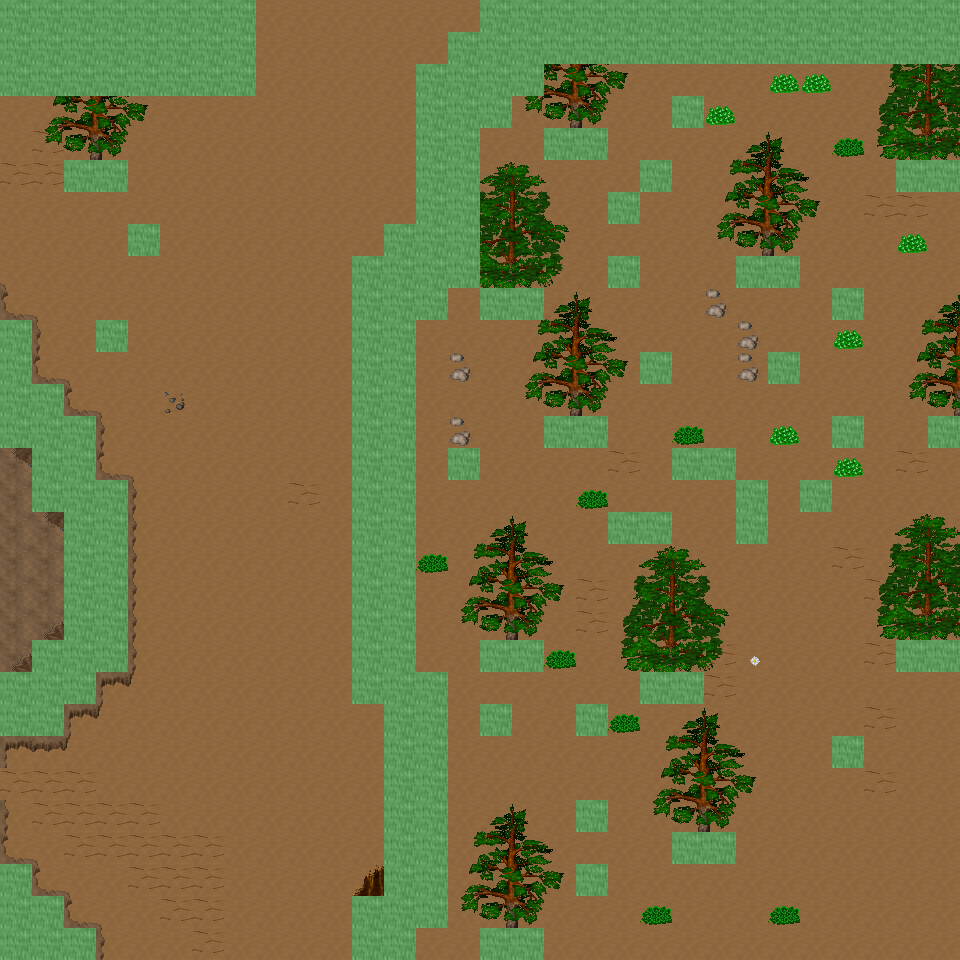

This game map was drawn from its Tiled (.tmx) file and the tilesets committed beside it. A one-line description and the trimmed map source follow:
An orthogonal 30x30 tile map with 32x32 px tiles, 6 tile layers (Ground, Object, Object2, Above, ...), 57 tilesets and 6 objects (6x mapExit).

<map version="1.0" orientation="orthogonal" renderorder="right-down" width="30" height="30" tilewidth="32" tileheight="32" nextobjectid="7">
  <tileset firstgid="1" name="tileset_ground_ground" tilewidth="32" tileheight="32" tilecount="33" columns="3">
    <image source="../drawable/tileset_ground_ground.png" width="96" height="352" />
  </tileset>
  <tileset firstgid="34" name="tileset_ground_ice_ice" tilewidth="32" tileheight="32" tilecount="3" columns="3">
    <image source="../drawable/tileset_ground_ice_ice.png" width="96" height="32" />
  </tileset>
  <tileset firstgid="37" name="tileset_ground_indoor_brown_hole" tilewidth="32" tileheight="32" tilecount="56" columns="7">
    <image source="../drawable/tileset_ground_indoor_brown_hole.png" width="224" height="256" />
  </tileset>
  <tileset firstgid="93" name="tileset_ground_earth_edges" tilewidth="32" tileheight="32" tilecount="18" columns="6">
    <image source="../drawable/tileset_ground_earth_edges.png" width="192" height="96" />
  </tileset>
  <tileset firstgid="111" name="tileset_ground_rock_pebbles" tilewidth="32" tileheight="32" tilecount="3" columns="1">
    <image source="../drawable/tileset_ground_rock_pebbles.png" width="32" height="96" />
  </tileset>
  <tileset firstgid="114" name="tileset_item_corpse_huge_animal" tilewidth="32" tileheight="32" tilecount="16" columns="2">
    <image source="../drawable/tileset_item_corpse_huge_animal.png" width="64" height="256" />
  </tileset>
  <tileset firstgid="130" name="tileset_plant_flower_daisy_white" tilewidth="32" tileheight="32" tilecount="8" columns="2">
    <image source="../drawable/tileset_plant_flower_daisy_white.png" width="64" height="128" />
  </tileset>
  <tileset firstgid="138" name="tileset_ground_ridge_earth_dark" tilewidth="32" tileheight="32" tilecount="96" columns="12">
    <image source="../drawable/tileset_ground_ridge_earth_dark.png" width="384" height="256" />
  </tileset>
  <tileset firstgid="234" name="tileset_ground_grass_edges" tilewidth="32" tileheight="32" tilecount="36" columns="12">
    <image source="../drawable/tileset_ground_grass_edges.png" width="384" height="96" />
  </tileset>
  <tileset firstgid="270" name="tileset_ground_ridge_ice_2" tilewidth="32" tileheight="32" tilecount="42" columns="7">
    <image source="../drawable/tileset_ground_ridge_ice_2.png" width="224" height="192" />
  </tileset>
  <tileset firstgid="312" name="tileset_ground_ice_glacier" tilewidth="32" tileheight="32" tilecount="1" columns="1">
    <image source="../drawable/tileset_ground_ice_glacier.png" width="32" height="32" />
  </tileset>
  <tileset firstgid="313" name="tileset_plant_bush_large_brown" tilewidth="32" tileheight="32" tilecount="9" columns="3">
    <image source="../drawable/tileset_plant_bush_large_brown.png" width="96" height="96" />
  </tileset>
  <tileset firstgid="322" name="tileset_ground_ridge_ice" tilewidth="32" tileheight="32" tilecount="42" columns="7">
    <image source="../drawable/tileset_ground_ridge_ice.png" width="224" height="192" />
  </tileset>
  <tileset firstgid="364" name="tileset_plant_bush_various_small" tilewidth="32" tileheight="32" tilecount="9" columns="3">
    <image source="../drawable/tileset_plant_bush_various_small.png" width="96" height="96" />
  </tileset>
  <tileset firstgid="373" name="tileset_ground_rock_rocks_2" tilewidth="32" tileheight="32" tilecount="4" columns="2">
    <image source="../drawable/tileset_ground_rock_rocks_2.png" width="64" height="64" />
  </tileset>
  <tileset firstgid="377" name="tileset_ground_brown_2" tilewidth="32" tileheight="32" tilecount="2" columns="1">
    <image source="../drawable/tileset_ground_brown_2.png" width="32" height="64" />
  </tileset>
  <tileset firstgid="379" name="tileset_plant_bush_large_green" tilewidth="32" tileheight="32" tilecount="9" columns="3">
    <image source="../drawable/tileset_plant_bush_large_green.png" width="96" height="96" />
  </tileset>
  <tileset firstgid="388" name="tileset_plant_grasses" tilewidth="32" tileheight="32" tilecount="6" columns="3">
    <image source="../drawable/tileset_plant_grasses.png" width="96" height="64" />
  </tileset>
  <tileset firstgid="394" name="tileset_furniture_table_long_side_on_pale" tilewidth="32" tileheight="32" tilecount="3" columns="3">
    <image source="../drawable/tileset_furniture_table_long_side_on_pale.png" width="96" height="32" />
  </tileset>
  <tileset firstgid="397" name="tileset_item_blood_nsew_stains" tilewidth="32" tileheight="32" tilecount="4" columns="2">
    <image source="../drawable/tileset_item_blood_nsew_stains.png" width="64" height="64" />
  </tileset>
  <tileset firstgid="401" name="tileset_item_blood_floor_stains_2" tilewidth="32" tileheight="32" tilecount="4" columns="2">
    <image source="../drawable/tileset_item_blood_floor_stains_2.png" width="64" height="64" />
  </tileset>
  <tileset firstgid="405" name="tileset_item_statue_grey_stone" tilewidth="32" tileheight="32" tilecount="4" columns="2">
    <image source="../drawable/tileset_item_statue_grey_stone.png" width="64" height="64" />
  </tileset>
  <tileset firstgid="409" name="tileset_item_statue_cross" tilewidth="32" tileheight="32" tilecount="1" columns="1">
    <image source="../drawable/tileset_item_statue_cross.png" width="32" height="32" />
  </tileset>
  <tileset firstgid="410" name="tileset_item_button_gold" tilewidth="32" tileheight="32" tilecount="2" columns="2">
    <image source="../drawable/tileset_item_button_gold.png" width="64" height="32" />
  </tileset>
  <tileset firstgid="412" name="tileset_ground_rock_green_crystal" tilewidth="32" tileheight="32" tilecount="9" columns="3">
    <image source="../drawable/tileset_ground_rock_green_crystal.png" width="96" height="96" />
  </tileset>
  <tileset firstgid="421" name="tileset_item_statue_metal_and_stone" tilewidth="32" tileheight="32" tilecount="6" columns="3">
    <image source="../drawable/tileset_item_statue_metal_and_stone.png" width="96" height="64" />
  </tileset>
  <tileset firstgid="427" name="tileset_ground_ladder_horizontal_pale" tilewidth="32" tileheight="32" tilecount="3" columns="1">
    <image source="../drawable/tileset_ground_ladder_horizontal_pale.png" width="32" height="96" />
  </tileset>
  <tileset firstgid="430" name="tileset_building_fence_fence_chunky" tilewidth="32" tileheight="32" tilecount="21" columns="3">
    <image source="../drawable/tileset_building_fence_fence_chunky.png" width="96" height="224" />
  </tileset>
  <tileset firstgid="451" name="tileset_plant_bush_bushes" tilewidth="32" tileheight="32" tilecount="10" columns="5">
    <image source="../drawable/tileset_plant_bush_bushes.png" width="160" height="64" />
  </tileset>
  <tileset firstgid="461" name="tileset_item_blood_floor_stain" tilewidth="32" tileheight="32" tilecount="1" columns="1">
    <image source="../drawable/tileset_item_blood_floor_stain.png" width="32" height="32" />
  </tileset>
  <tileset firstgid="462" name="tileset_item_corpse_skull_dark" tilewidth="32" tileheight="32" tilecount="2" columns="2">
    <image source="../drawable/tileset_item_corpse_skull_dark.png" width="64" height="32" />
  </tileset>
  <tileset firstgid="464" name="tileset_logic_creature_human" tilewidth="32" tileheight="32" tilecount="5" columns="5">
    <image source="../drawable/tileset_logic_creature_human.png" width="160" height="32" />
  </tileset>
  <tileset firstgid="469" name="tileset_logic_creature_elemental" tilewidth="32" tileheight="32" tilecount="16" columns="8">
    <image source="../drawable/tileset_logic_creature_elemental.png" width="256" height="64" />
  </tileset>
  <tileset firstgid="485" name="tileset_logic_creature_undead" tilewidth="32" tileheight="32" tilecount="16" columns="8">
    <image source="../drawable/tileset_logic_creature_undead.png" width="256" height="64" />
  </tileset>
  <tileset firstgid="501" name="tileset_logic_item_sheepfood" tilewidth="32" tileheight="32" tilecount="1" columns="1">
    <image source="../drawable/tileset_logic_item_sheepfood.png" width="32" height="32" />
  </tileset>
  <tileset firstgid="502" name="tileset_logic_creature_sheep" tilewidth="32" tileheight="32" tilecount="1" columns="1">
    <image source="../drawable/tileset_logic_creature_sheep.png" width="32" height="32" />
  </tileset>
  <tileset firstgid="503" name="tileset_logic_collision" tilewidth="32" tileheight="32" tilecount="1" columns="1">
    <image source="../drawable/tileset_logic_collision.png" width="32" height="32" />
  </tileset>
  <tileset firstgid="504" name="tileset_plant_tree_taller_trees" tilewidth="32" tileheight="32" tilecount="32" columns="8">
    <image source="../drawable/tileset_plant_tree_taller_trees.png" width="256" height="128" />
  </tileset>
  <tileset firstgid="536" name="tileset_building_wall_int_clay" tilewidth="32" tileheight="32" tilecount="100" columns="10">
    <image source="../drawable/tileset_building_wall_int_clay.png" width="320" height="320" />
  </tileset>
  <tileset firstgid="636" name="tileset_plant_tree_pine_tree" tilewidth="32" tileheight="32" tilecount="20" columns="4">
    <image source="../drawable/tileset_plant_tree_pine_tree.png" width="128" height="160" />
  </tileset>
  <tileset firstgid="656" name="tileset_plant_tree_pine_tree_1" tilewidth="32" tileheight="32" tilecount="20" columns="4">
    <image source="../drawable/tileset_plant_tree_pine_tree_1.png" width="128" height="160" />
  </tileset>
  <tileset firstgid="676" name="tileset_plant_stump_hollow_logs" tilewidth="32" tileheight="32" tilecount="6" columns="3">
    <image source="../drawable/tileset_plant_stump_hollow_logs.png" width="96" height="64" />
  </tileset>
  <tileset firstgid="682" name="tileset_plant_stump_small_stump" tilewidth="32" tileheight="32" tilecount="4" columns="2">
    <image source="../drawable/tileset_plant_stump_small_stump.png" width="64" height="64" />
  </tileset>
  <tileset firstgid="686" name="tileset_plant_stump_stump_snow1" tilewidth="32" tileheight="32" tilecount="2" columns="2">
    <image source="../drawable/tileset_plant_stump_stump_snow1.png" width="64" height="32" />
  </tileset>
  <tileset firstgid="688" name="tileset_plant_stump_stump_snow" tilewidth="32" tileheight="32" tilecount="2" columns="2">
    <image source="../drawable/tileset_plant_stump_stump_snow.png" width="64" height="32" />
  </tileset>
  <tileset firstgid="690" name="tileset_building_decoration_rocks" tilewidth="32" tileheight="32" tilecount="6" columns="3">
    <image source="../drawable/tileset_building_decoration_rocks.png" width="96" height="64" />
  </tileset>
  <tileset firstgid="696" name="tileset_ground_rock_rocks" tilewidth="32" tileheight="32" tilecount="4" columns="2">
    <image source="../drawable/tileset_ground_rock_rocks.png" width="64" height="64" />
  </tileset>
  <tileset firstgid="700" name="tileset_ground_grass_corners" tilewidth="32" tileheight="32" tilecount="24" columns="6">
    <image source="../drawable/tileset_ground_grass_corners.png" width="192" height="128" />
  </tileset>
  <tileset firstgid="724" name="tileset_plant_lily_pads" tilewidth="32" tileheight="32" tilecount="2" columns="1">
    <image source="../drawable/tileset_plant_lily_pads.png" width="32" height="64" />
  </tileset>
  <tileset firstgid="726" name="tileset_plant_tree_snow_on_pine" tilewidth="32" tileheight="32" tilecount="20" columns="4">
    <image source="../drawable/tileset_plant_tree_snow_on_pine.png" width="128" height="160" />
  </tileset>
  <tileset firstgid="746" name="tileset_ground_stonecircle" tilewidth="32" tileheight="32" tilecount="81" columns="9">
    <image source="../drawable/tileset_ground_stonecircle.png" width="288" height="288" />
  </tileset>
  <tileset firstgid="827" name="tileset_object_rotating_crystal" tilewidth="32" tileheight="32" tilecount="48" columns="8">
    <image source="../drawable/tileset_object_rotating_crystal.png" width="256" height="192" />
  </tileset>
  <tileset firstgid="875" name="tileset_light_white_1x1" tilewidth="32" tileheight="32" tilecount="1" columns="1">
    <image source="../drawable/tileset_light_white_1x1.png" width="32" height="32" />
  </tileset>
  <tileset firstgid="876" name="tileset_light_light_5x5" tilewidth="32" tileheight="32" tilecount="25" columns="5">
    <image source="../drawable/tileset_light_light_5x5.png" width="160" height="160" />
  </tileset>
  <tileset firstgid="901" name="tileset_logic_creature_fowl" tilewidth="32" tileheight="32" tilecount="6" columns="6">
    <image source="../drawable/tileset_logic_creature_fowl.png" width="192" height="32" />
  </tileset>
  <tileset firstgid="907" name="tileset_building_wall_int_sandstone" tilewidth="32" tileheight="32" tilecount="15" columns="3">
    <image source="../drawable/tileset_building_wall_int_sandstone.png" width="96" height="160" />
  </tileset>
  <tileset firstgid="922" name="tileset_logic_creature_animal" tilewidth="32" tileheight="32" tilecount="32" columns="8">
    <image source="../drawable/tileset_logic_creature_animal.png" width="256" height="128" />
  </tileset>
  <layer name="Ground" width="30" height="30">
    <data>[900 cells, 900 non-empty, 2 distinct tile ids]</data>
  </layer>
  <layer name="Object" width="30" height="30">
    <data>[900 cells, 295 non-empty, 56 distinct tile ids]</data>
  </layer>
  <layer name="Object2" width="30" height="30">
    <data>[900 cells, 0 non-empty, 0 distinct tile ids]</data>
  </layer>
  <layer name="Above" width="30" height="30">
    <data>[900 cells, 191 non-empty, 34 distinct tile ids]</data>
  </layer>
  <layer name="Above2" width="30" height="30">
    <data>[900 cells, 0 non-empty, 0 distinct tile ids]</data>
  </layer>
  <layer name="Walkable" width="30" height="30">
    <data>[900 cells, 200 non-empty, 1 distinct tile ids]</data>
  </layer>
  <objectgroup name="MapEvents">
    <object id="1" name="south" type="mapExit" x="96" y="928" width="256" height="32">
      <properties>
        <property name="map" value="level_0_x72_y9" />
        <property name="x" value="3" />
        <property name="y" value="1" />
      </properties>
    </object>
    <object id="2" name="south2" type="mapExit" x="416" y="928" width="64" height="32">
      <properties>
        <property name="map" value="level_0_x72_y9" />
        <property name="x" value="13" />
        <property name="y" value="1" />
      </properties>
    </object>
    <object id="3" name="south3" type="mapExit" x="544" y="928" width="416" height="32">
      <properties>
        <property name="map" value="level_0_x72_y9" />
        <property name="x" value="17" />
        <property name="y" value="1" />
      </properties>
    </object>
    <object id="4" name="west" type="mapExit" x="0" y="96" width="32" height="224">
      <properties>
        <property name="map" value="level_0_x71_y8" />
        <property name="x" value="28" />
        <property name="y" value="3" />
      </properties>
    </object>
    <object id="5" name="west2" type="mapExit" x="0" y="448" width="32" height="224">
      <properties>
        <property name="map" value="level_0_x71_y8" />
        <property name="x" value="28" />
        <property name="y" value="14" />
      </properties>
    </object>
    <object id="6" name="west3" type="mapExit" x="0" y="736" width="32" height="128">
      <properties>
        <property name="map" value="level_0_x71_y8" />
        <property name="x" value="28" />
        <property name="y" value="23" />
      </properties>
    </object>
  </objectgroup>
</map>
